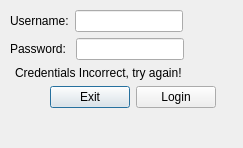
<?xml version="1.0" encoding="UTF-8"?>
<ui version="4.0">
 <class>LoginDialog</class>
 <widget class="QDialog" name="LoginDialog">
  <property name="windowModality">
   <enum>Qt::NonModal</enum>
  </property>
  <property name="geometry">
   <rect>
    <x>0</x>
    <y>0</y>
    <width>243</width>
    <height>148</height>
   </rect>
  </property>
  <property name="focusPolicy">
   <enum>Qt::StrongFocus</enum>
  </property>
  <property name="windowTitle">
   <string>Login</string>
  </property>
  <property name="sizeGripEnabled">
   <bool>false</bool>
  </property>
  <property name="modal">
   <bool>true</bool>
  </property>
  <widget class="QWidget" name="layoutWidget">
   <property name="geometry">
    <rect>
     <x>10</x>
     <y>10</y>
     <width>237</width>
     <height>133</height>
    </rect>
   </property>
   <layout class="QFormLayout" name="formLayout">
    <item row="0" column="0">
     <layout class="QHBoxLayout" name="horizontalLayout">
      <item>
       <widget class="QLabel" name="lblUsername">
        <property name="text">
         <string>Username:</string>
        </property>
       </widget>
      </item>
      <item>
       <widget class="QLineEdit" name="txtUser"/>
      </item>
     </layout>
    </item>
    <item row="1" column="0">
     <layout class="QHBoxLayout" name="horizontalLayout_2">
      <item>
       <widget class="QLabel" name="lblPass">
        <property name="text">
         <string>Password: </string>
        </property>
       </widget>
      </item>
      <item>
       <widget class="QLineEdit" name="txtPass"/>
      </item>
     </layout>
    </item>
    <item row="2" column="0">
     <widget class="QLabel" name="lblCWarn">
      <property name="enabled">
       <bool>true</bool>
      </property>
      <property name="font">
       <font>
        <kerning>true</kerning>
       </font>
      </property>
      <property name="layoutDirection">
       <enum>Qt::LeftToRight</enum>
      </property>
      <property name="frameShape">
       <enum>QFrame::NoFrame</enum>
      </property>
      <property name="text">
       <string>Credentials Incorrect, try again!</string>
      </property>
      <property name="textFormat">
       <enum>Qt::AutoText</enum>
      </property>
      <property name="scaledContents">
       <bool>false</bool>
      </property>
      <property name="alignment">
       <set>Qt::AlignLeading|Qt::AlignLeft|Qt::AlignVCenter</set>
      </property>
      <property name="wordWrap">
       <bool>false</bool>
      </property>
      <property name="margin">
       <number>5</number>
      </property>
      <property name="indent">
       <number>5</number>
      </property>
     </widget>
    </item>
    <item row="3" column="0">
     <layout class="QHBoxLayout" name="horizontalLayout_3">
      <item>
       <spacer name="loginSpacer">
        <property name="orientation">
         <enum>Qt::Horizontal</enum>
        </property>
        <property name="sizeHint" stdset="0">
         <size>
          <width>40</width>
          <height>20</height>
         </size>
        </property>
       </spacer>
      </item>
      <item>
       <widget class="QPushButton" name="btnExit">
        <property name="text">
         <string>Exit</string>
        </property>
       </widget>
      </item>
      <item>
       <widget class="QPushButton" name="btnLogin">
        <property name="text">
         <string>Login</string>
        </property>
       </widget>
      </item>
     </layout>
    </item>
   </layout>
  </widget>
 </widget>
 <tabstops>
  <tabstop>txtUser</tabstop>
  <tabstop>txtPass</tabstop>
  <tabstop>btnLogin</tabstop>
 </tabstops>
 <resources/>
 <connections/>
</ui>
